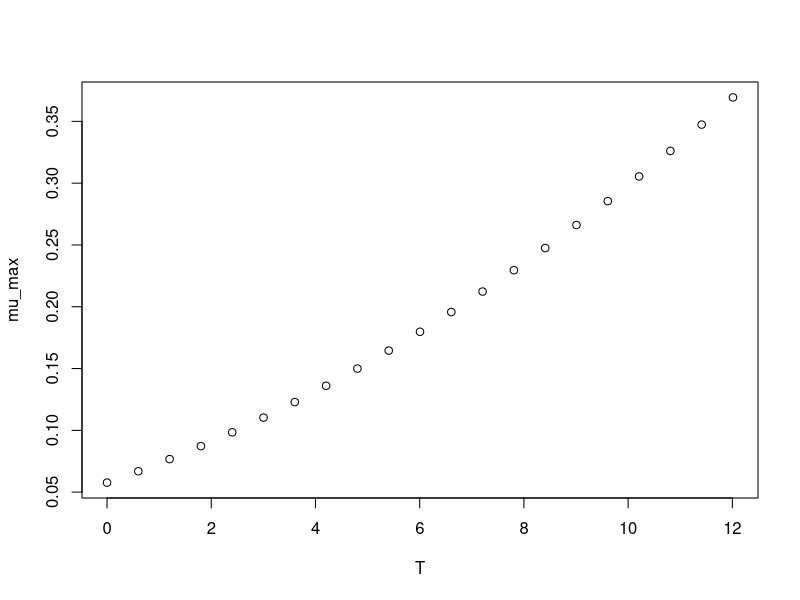

R code for this plot:
#############################
# start of Parameter script
#############################
T <- seq(0,12.012,length.out=21)
#############################
# end of Parameter script
#############################
############################# 
# start of Model script Gropin ID 428 
#############################
 
# constant coefficients for this model
 
variables <- data.frame(T)
argumentsPar <- expand.grid(variables)
 
# heart of the model
response_surface <- function(T) {
   mumax <-(0.0306*(T+7.85))^2

return(mumax=mumax)
} 

# output parameters
mumax <- cbind(argumentsPar,response_surface(argumentsPar['T']))
colnames(mumax) <- c(colnames(argumentsPar),'mumax')
#############################
# End of Model script
#############################
############################# 
# start of Visualisation script Gropin ID 428 
#############################
plot(T,mumax$mumax,
                          xlab='T',
                          ylab='mu_max')
#############################
# End of Visualisation script
#############################
